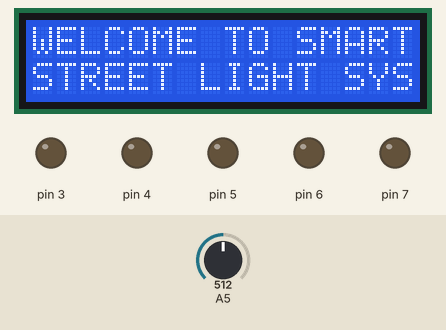
Bench run of a sketch on a simulated Arduino Uno, built with avr-gcc and run on an emulated ATmega328P. On the bench: 16×2 character LCD, output pins drawn as LEDs (lit = HIGH). The test bench sets the inputs (shaded band); at power-on: A5 = 512.

Above: at 1.2 s.
1.3 s: A5 set to 196
5.5 s: A5 set to 167
At 6.9 s:
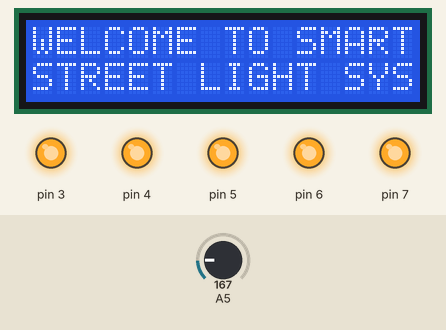
9.6 s: A5 set to 190
At 10.9 s:
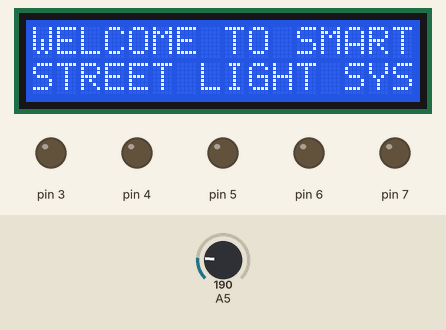
13.8 s: A5 set to 170
At 14.6 s:
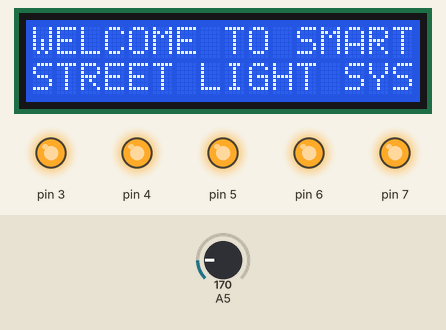
Timing chart, 0 to 16.8 s (numbered marks = the images above; inputs shaded):
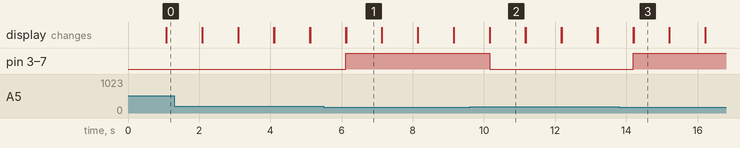

The sketch:

street_light.ino
```cpp
#include<LiquidCrystal.h>
LiquidCrystal lcd(13,12,11,10,9,8);
void setup() {
 pinMode(A5,INPUT);
 lcd.begin(16,2);
 pinMode(7,OUTPUT);
 pinMode(6,OUTPUT);
 pinMode(5,OUTPUT);
 pinMode(4,OUTPUT);
 pinMode(3,OUTPUT);
}

void loop() {
  lcd.clear();
  lcd.setCursor(0,0);
  lcd.print("WELCOME TO SMART");
  lcd.setCursor(0,1);
  lcd.print("STREET LIGHT SYSTEM");
  delay(1000);
  lcd.clear();
  int ins = analogRead(A5);
  if(ins<180)
  {
    digitalWrite(7,1);
    digitalWrite(6,1);
    digitalWrite(5,1);
    digitalWrite(4,1);
    digitalWrite(3,1);
  }
  else
  {
    digitalWrite(7,0);
    digitalWrite(6,0);
    digitalWrite(5,0);
    digitalWrite(4,0);
    digitalWrite(3,0);
  }
  }
```

Measured:
- the behaviour switches between 180 and 179 on A5 (found by bisection; images 0 and 1)
- after the input at 5.5 s, pin 3–7: LOW → HIGH after 0.62 s
- after the input at 9.6 s, pin 3–7: HIGH → LOW after 0.56 s
- after the input at 13.8 s, pin 3–7: LOW → HIGH after 0.39 s
- what the display in image 1 shows lasts 1.0 s, from 6.1 s to 7.1 s
